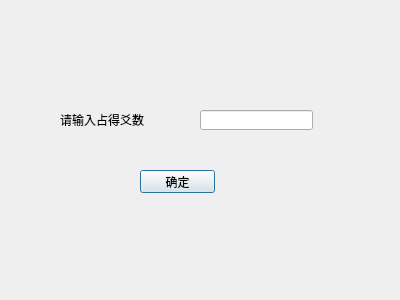
<?xml version="1.0" encoding="UTF-8"?>
<ui version="4.0">
 <class>Dialog</class>
 <widget class="QDialog" name="Dialog">
  <property name="geometry">
   <rect>
    <x>0</x>
    <y>0</y>
    <width>400</width>
    <height>300</height>
   </rect>
  </property>
  <property name="windowTitle">
   <string>Dialog</string>
  </property>
  <widget class="QLineEdit" name="lineEdit">
   <property name="geometry">
    <rect>
     <x>200</x>
     <y>110</y>
     <width>113</width>
     <height>20</height>
    </rect>
   </property>
  </widget>
  <widget class="QPushButton" name="pushButton">
   <property name="geometry">
    <rect>
     <x>140</x>
     <y>170</y>
     <width>75</width>
     <height>23</height>
    </rect>
   </property>
   <property name="text">
    <string>确定</string>
   </property>
  </widget>
  <widget class="QLabel" name="label">
   <property name="geometry">
    <rect>
     <x>60</x>
     <y>110</y>
     <width>91</width>
     <height>20</height>
    </rect>
   </property>
   <property name="text">
    <string>请输入占得爻数</string>
   </property>
  </widget>
 </widget>
 <resources/>
 <connections/>
</ui>
